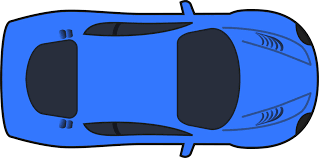
#> input picture TestFiles/download.png, 319 x 158 px, found by its file name
$ python CarMeasurements.py   (older library calls are emulated)
#> lines starting #> are read from the running program, lines starting #| are printed output that depends on the picture; after the words box and inside, x2 and y2 are one past the last pixel; in counts of white or black regions, pixels touching at a corner belong together
"""
==============
Edge operators
==============

Edge operators are used in image processing within edge detection algorithms.
They are discrete differentiation operators, computing an approximation of the
gradient of the image intensity function.

"""
import numpy as np
import matplotlib.pyplot as plt
from scipy.misc import imread
import scipy
import cv2

from skimage.data import camera
from skimage.filters import roberts, sobel, scharr, prewitt

#image = camera()
image =  np.array('C:\ActiveCodingProjects\CarMeasurements\TestFiles\car.jpg')
from PIL import Image

temp=Image.open('C:\ActiveCodingProjects\CarMeasurements\TestFiles\download.png')
#> temp is the input picture: PIL image 319x158 P; mean R, G, B 83.1, 120.7, 195.3
#temp=temp.convert('1')      # Convert to black&white
A = np.array(temp)             # Creates an array, white pixels==True and black pixels==False
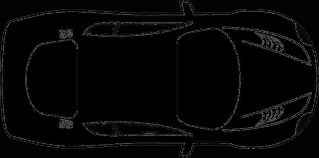
#> A: shape (158, 319); min 0, max 95, mean 6.2
image=np.empty((A.shape[0],A.shape[1]),None)    #New array with same size as A

for i in range(len(A)):
    for j in range(len(A[i])):
        if A[i][j]==True:
            image[i][j]=0
        else:
            image[i][j]=1
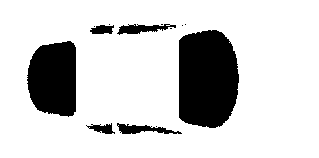
#> image: shape (158, 319) float64; values 0 (black) and 1 (white), 81.6% white; 13 black regions (7 under 20 px), largest, box (x1, y1, x2, y2) and area: (179, 30, 239, 128) 5094, (27, 41, 76, 117) 3129, (117, 123, 182, 134) 353, (117, 24, 176, 35) 346, (86, 123, 115, 134) 166, (90, 25, 114, 34) 163

print(image)
#> (printed output is left out)
edge_roberts = roberts(image)
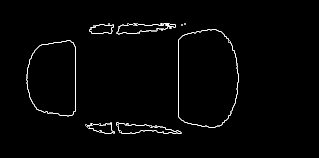
#> edge_roberts: shape (158, 319) float64; min 0, max 1, mean 0.0204
edge_sobel = sobel(image)
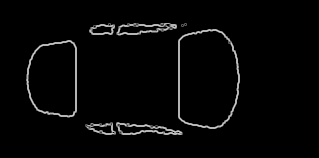
#> edge_sobel: shape (158, 319) float64; min 0, max 0.791, mean 0.0256

fig, ax = plt.subplots(ncols=2, sharex=True, sharey=True,
                       figsize=(8, 4))

ax[0].imshow(edge_roberts, cmap=plt.cm.gray)
ax[0].set_title('Roberts Edge Detection')

ax[1].imshow(edge_sobel, cmap=plt.cm.gray)
ax[1].set_title('Sobel Edge Detection')

for a in ax:
    a.axis('off')

plt.tight_layout()
plt.show()

from scipy import ndimage
edge_horizont = ndimage.sobel(image, 0)
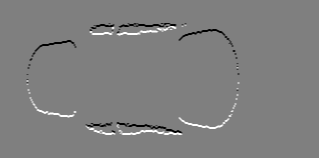
#> edge_horizont: shape (158, 319) float64; min -4, max 4, mean 0; drawn with min black and max white
edge_vertical = ndimage.sobel(image, 1)
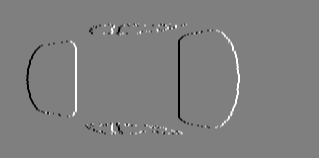
#> edge_vertical: shape (158, 319) float64; min -4, max 4, mean 0; drawn with min black and max white
magnitude = np.hypot(edge_horizont, edge_vertical)
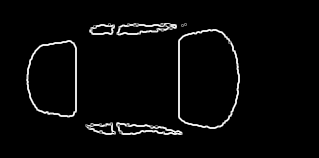
#> magnitude: shape (158, 319) float64; min 0, max 4.47, mean 0.145; drawn with min black and max white
magnitude
######################################################################
# Different operators compute different finite-difference approximations of
# the gradient. For example, the Scharr filter results in a less rotational
# variance than the Sobel filter that is in turn better than the Prewitt
# filter [1]_ [2]_ [3]_. The difference between the Prewitt and Sobel filters
# and the Scharr filter is illustrated below with an image that is the
# discretization of a rotation- invariant continuous function. The
# discrepancy between the Prewitt and Sobel filters, and the Scharr filter is
# stronger for regions of the image where the direction of the gradient is
# close to diagonal, and for regions with high spatial frequencies. For the
# example image the differences between the filter results are very small and
# the filter results are visually almost indistinguishable.
#
# .. [1] https://en.wikipedia.org/wiki/Sobel_operator#Alternative_operators
#
# .. [2] B. Jaehne, H. Scharr, and S. Koerkel. Principles of filter design.
#        In Handbook of Computer Vision and Applications. Academic Press,
#        1999.
#
# .. [3] https://en.wikipedia.org/wiki/Prewitt_operator

x, y = np.ogrid[:100, :100]
# Rotation-invariant image with different spatial frequencies
#img = np.exp(1j * np.hypot(x, y)**1.3 / 20.).real
from PIL import Image
import numpy

def image2pixelarray(filepath):
        """
        Parameters
        ----------
        filepath : str
            Path to an image file

        Returns
        -------
        list
            A list of lists which make it simple to access the greyscale value by
            im[y][x]
        """
#> (the run stopped early here; a loop or call above may not have finished)
